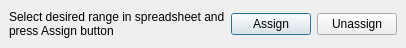
<ui version="4.0" >
 <class>DataChooser</class>
 <widget class="QDialog" name="DataChooser" >
  <property name="geometry" >
   <rect>
    <x>0</x>
    <y>0</y>
    <width>380</width>
    <height>48</height>
   </rect>
  </property>
  <property name="windowTitle" >
   <string>Choose data</string>
  </property>
  <property name="modal" >
   <bool>true</bool>
  </property>
  <layout class="QGridLayout" >
   <property name="margin" >
    <number>9</number>
   </property>
   <property name="spacing" >
    <number>6</number>
   </property>
   <item row="0" column="0" >
    <widget class="QLabel" name="label_2" >
     <property name="text" >
      <string>Select desired range in spreadsheet and 
press Assign button</string>
     </property>
    </widget>
   </item>
   <item row="0" column="1" >
    <widget class="QPushButton" name="assignButton" >
     <property name="text" >
      <string>Assign</string>
     </property>
    </widget>
   </item>
   <item row="0" column="2" >
    <widget class="QPushButton" name="unassignButton" >
     <property name="text" >
      <string>Unassign</string>
     </property>
    </widget>
   </item>
  </layout>
 </widget>
 <resources/>
 <connections/>
</ui>
